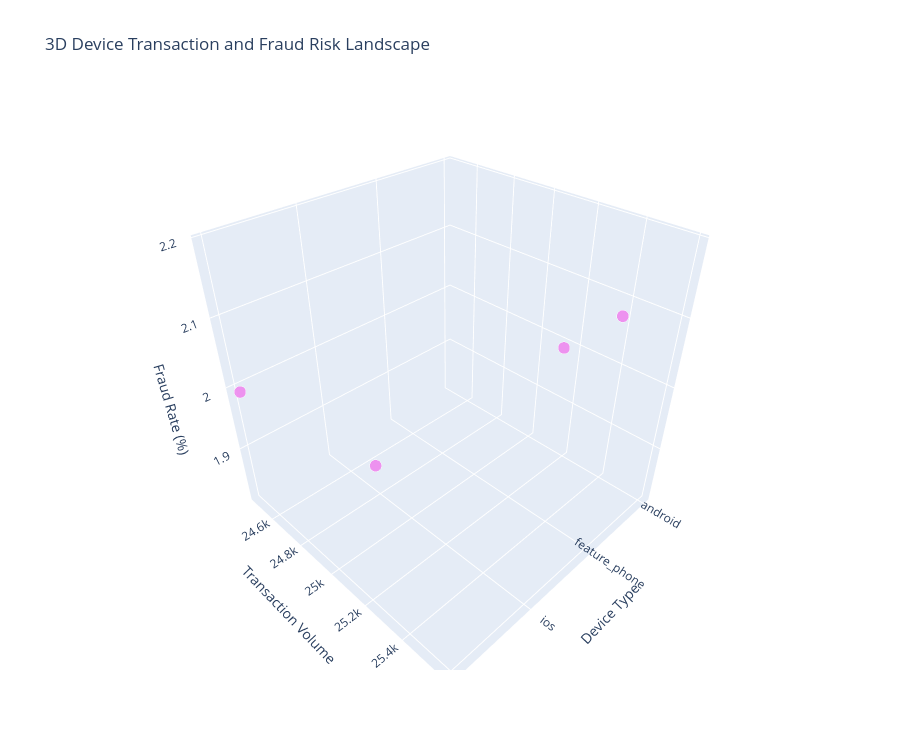

Notebook code for this chart:
### Code cell
# TASK: Creating an interactive 3D device-risk landscape with a zoomed fraud-rate axis and violet markers.

device_3d = device_type_analysis.copy()

# Converting fraud rate to percentage points
device_3d["fraud_rate_pct"] = (
    device_3d["fraud_rate"] * 100
)

# Calculating the observed fraud-rate range
z_min = device_3d["fraud_rate_pct"].min()
z_max = device_3d["fraud_rate_pct"].max()

# Adding a small amount of padding so the markers are not touching the axis edges
z_padding = max((z_max - z_min) * 0.15, 0.05)

fig = px.scatter_3d(
    device_3d,
    x="device_type",
    y="transaction_count",
    z="fraud_rate_pct",
    size="total_transaction_value",
    hover_name="device_type",
    hover_data={
        "transaction_count": True,
        "total_transaction_value": ":.2f",
        "average_transaction_value": ":.2f",
        "fraud_transaction_count": True,
        "fraud_rate_pct": ":.4f",
        "failure_rate": ":.4f"
    },
    title="3D Device Transaction and Fraud Risk Landscape",
    labels={
        "device_type": "Device Type",
        "transaction_count": "Transaction Volume",
        "fraud_rate_pct": "Fraud Rate (%)"
    }
)

# Making all markers violet
fig.update_traces(
    marker=dict(
        color="violet",
        opacity=0.85
    )
)

# Zooming the fraud-rate axis to the actual observed range
fig.update_layout(
    height=750,
    scene=dict(
        zaxis=dict(
            title="Fraud Rate (%)",
            range=[
                z_min - z_padding,
                z_max + z_padding
            ]
        ),
        xaxis=dict(
            title="Device Type"
        ),
        yaxis=dict(
            title="Transaction Volume"
        )
    )
)

fig.show()

### Figure 1 — Plotly figure (JSON) as saved in the notebook; plotly's stock layout.template omitted (floating-point values rounded to 4 significant figures)
{"data": [{"customdata": [[1066000.0, 42.38, 501.0, 0.06065], [1081000.0, 42.22, 551.0, 0.05806], [1054000.0, 42.54, 460.0, 0.05895], [1041000.0, 42.55, 488.0, 0.05716]], "hovertemplate": "<b>%{hovertext}</b><br><br>Device Type=%{x}<br>Transaction Volume=%{y}<br>Fraud Rate (%)=%{z:.4f}<br>total_transaction_value=%{customdata[0]:.2f}<br>average_transaction_value=%{customdata[1]:.2f}<br>fraud_transaction_count=%{customdata[2]}<br>failure_rate=%{customdata[3]:.4f}<extra></extra>", "hovertext": ["android", "feature_phone", "ios", "tablet"], "legendgroup": "", "marker": {"color": "violet", "opacity": 0.85, "size": [1066000.0, 1081000.0, 1054000.0, 1041000.0], "sizemode": "area", "sizeref": 2701.0, "symbol": "circle"}, "mode": "markers", "name": "", "scene": "scene", "showlegend": false, "type": "scatter3d", "x": ["android", "feature_phone", "ios", "tablet"], "y": [25145, 25596, 24783, 24476], "z": [1.992, 2.153, 1.856, 1.994]}], "layout": {"height": 750, "legend": {"itemsizing": "constant", "tracegroupgap": 0}, "scene": {"domain": {"x": [0, 1], "y": [0, 1]}, "xaxis": {"title": {"text": "Device Type"}}, "yaxis": {"title": {"text": "Transaction Volume"}}, "zaxis": {"range": [1.806, 2.203], "title": {"text": "Fraud Rate (%)"}}}, "title": {"text": "3D Device Transaction and Fraud Risk Landscape"}}}
